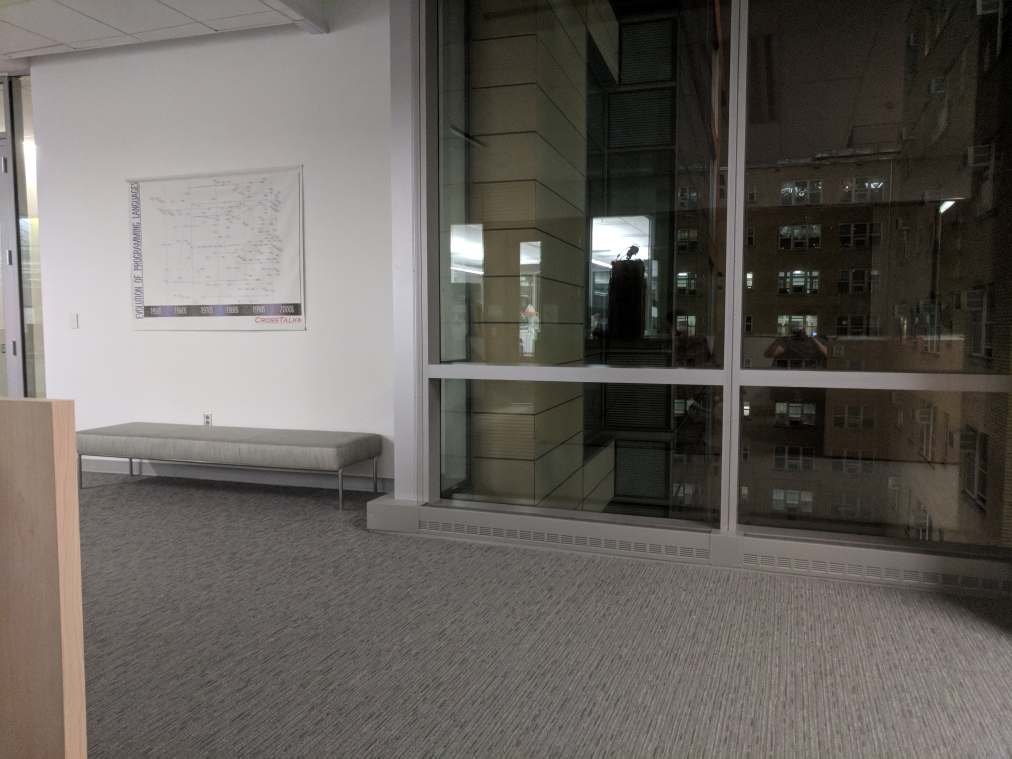
#> input picture src/panorama-stitching/images/image1.jpg, 4048 x 3036 px (shown at 1/4 size)
$ python stitch.py --1 images/image1.jpg --2 images/image2.jpg --3 images/image2.jpg --4 images/image2.jpg --5 images/image2.jpg --6 images/image2.jpg --7 images/image2.jpg --8 images/image2.jpg
#> lines starting #> are read from the running program, lines starting #| are printed output that depends on the picture
### src/panorama-stitching/panorama.py
# import the necessary packages
import numpy as np
import imutils
import cv2

#Assuming 2x4 grid of images, scan given directory for appropriate images. Images are organized with a date and a row_column identifier. For example, 2018_03_12_1_3 for
#the 3rd image in the first row. Perform left stitches on the first and second images of both rows, and right stitches on the third and fourth images as well. This is explained
#further in the readme. Finally, stitch together  bottom and stop rows using downward stitching.

class Stitcher:
	def __init__(self):
		# determine if we are using OpenCV v3.X
		self.isv3 = imutils.is_cv3()

	def panorama(self, color1, color2, color3, color4, thermal1, thermal2, thermal3, thermal4):
		color1=imutils.resize(color1, width=400)
		color2=imutils.resize(color2, width=400)
		color3=imutils.resize(color3, width=400)
		color4=imutils.resize(color4, width=400)
		thermal1=imutils.resize(thermal1, width=400)
		thermal2=imutils.resize(thermal2, width=400)
		thermal3=imutils.resize(thermal3, width=400)
		thermal4=imutils.resize(thermal4, width=400)

		stitcher = Stitcher()
		(ColorPanTop, ThermalPanTop) = stitcher.stitch([color1, color2, thermal1, thermal2], right=True)
		(ColorPanBottom, ThermalPanBottom) = stitcher.stitch([color3, color4, thermal3, thermal4], right=True)
		(ColorPanFull, ThermalPanFull) = stitcher.stitch([ColorPanTop, ColorPanBottom, ThermalPanTop, ThermalPanBottom], down=True)

		cv2.imshow("ColorPanTop", ColorPanTop)
		cv2.imshow("ThermalPanTop", ThermalPanTop)
		cv2.imshow("ColorPanBottom", ColorPanBottom)
		cv2.imshow("ColorPanFull", ColorPanFull)
		cv2.imshow("ThermalPanFull", ThermalPanFull)

	def stitch(self, images, ratio=0.75, reprojThresh=4.0,
		showMatches=False, left = False, right = False, down = False):
		# unpack the images, then detect keypoints and extract
		# local invariant descriptors from them
		(colorB, colorA, thermalB, thermalA) = images
		(kpsA, featuresA) = self.detectAndDescribe(colorA)
		(kpsB, featuresB) = self.detectAndDescribe(colorB)

		# match features between the  two images
		M = self.matchKeypoints(kpsA, kpsB,
			featuresA, featuresB, ratio, reprojThresh)

		# if the match is None, then there aren't enough matched keypoints to create a panorama
		if M is None:
			return None

		# otherwise, apply a perspective warp to stitch the images together
		(matches, H, status) = M
		#left stitching, meaning that the image on the left side is warped
		if left:
			#warpPerspective's first input is the image to be warped, thus imageB.
			#second is the homography matrix, and then the dimensions of the result
			#imageA is the base image, as in the one that is not altered
			#Thus we set the second half of the image to just be the original imageA
			#With the warped perspective it should match up close enough for a panorama
			result = cv2.warpPerspective(colorB, H,
				(colorA.shape[1] + colorB.shape[1], colorA.shape[0]))
			result[0:colorB.shape[0], colorB.shape[1]:(colorB.shape[1]*2)] = colorA
			#Now apply homography to stitch thermal
			resultThermal = cv2.warpPerspective(thermalB, H,
				thermalA.shape[1] + thermalB.shape[1], thermalA.shape[0])
			resultThermal[0:thermalB.shape[0], thermalB.shape[1]:(thermalB.shape[1]*2)] = thermalA
		#right stitching, meaning that the image on the right side is warped
		elif right:
			result = cv2.warpPerspective(colorA, H,
				(colorA.shape[1] + colorB.shape[1], colorA.shape[0]))
			result[0:colorB.shape[0], 0:colorB.shape[1]] = colorB

			resultThermal = cv2.warpPerspective(thermalA, H,
				(thermalA.shape[1] + thermalB.shape[1], thermalA.shape[0]))
			resultThermal[0:thermalB.shape[0], 0:thermalB.shape[1]] = thermalB
		#down stitching, meaning that the lower image is warped
		elif down:
			result = cv2.warpPerspective(colorA, H,
				(colorA.shape[1], colorA.shape[0] + colorB.shape[0]))
			result[0:colorB.shape[0], 0:colorB.shape[1]] = colorB

			resultThermal = cv2.warpPerspective(thermalA, H,
				(thermalA.shape[1], thermalA.shape[0] + thermalB.shape[0]))
			resultThermal[0:thermalB.shape[0], 0:thermalB.shape[1]] = thermalB

		# mostly for visualization/sanity check, visualize keypoint matches
		if showMatches:
			vis = self.drawMatches(colorB, colorA, kpsB, kpsA, matches,
				status)

			# return a tuple of the stitched image and the visualization
			return (result, resultThermal, vis)

		# return the stitched image
		return (result, resultThermal)

	def detectAndDescribe(self, image):
		# convert the image to grayscale
		gray = cv2.cvtColor(image, cv2.COLOR_BGR2GRAY)

		# check to see if we are using OpenCV 3.X
		if self.isv3:
			# detect and extract features from the image
			descriptor = cv2.xfeatures2d.SIFT_create()
			(kps, features) = descriptor.detectAndCompute(image, None)

		# otherwise, we are using OpenCV 2.4.X
		else:
			# detect keypoints in the image
			detector = cv2.FeatureDetector_create("SIFT")
			kps = detector.detect(gray)

			# extract features from the image
			extractor = cv2.DescriptorExtractor_create("SIFT")
			(kps, features) = extractor.compute(gray, kps)

		# convert the keypoints from KeyPoint objects to NumPy arrays
		kps = np.float32([kp.pt for kp in kps])

		# return a tuple of keypoints and features
		return (kps, features)

	def matchKeypoints(self, kpsA, kpsB, featuresA, featuresB,
		ratio, reprojThresh):
		# compute the raw matches and initialize the list of actual
		# matches
		matcher = cv2.DescriptorMatcher_create("BruteForce")
		rawMatches = matcher.knnMatch(featuresA, featuresB, 2)
		matches = []

		# loop over the raw matches
		for m in rawMatches:
			# ensure the distance is within a certain ratio of each
			# other (i.e. Lowe's ratio test)
			if len(m) == 2 and m[0].distance < m[1].distance * ratio:
				matches.append((m[0].trainIdx, m[0].queryIdx))

		# computing a homography requires at least 4 matches
		if len(matches) > 4:
			# construct the two sets of points
			ptsA = np.float32([kpsA[i] for (_, i) in matches])
			ptsB = np.float32([kpsB[i] for (i, _) in matches])

			# compute the homography between the two sets of points
			(H, status) = cv2.findHomography(ptsA, ptsB, cv2.RANSAC,
				reprojThresh)

			# return the matches along with the homograpy matrix
			# and status of each matched point
			return (matches, H, status)

		# otherwise, no homograpy could be computed
		return None

	# [20 lines left out: function drawMatches, not called in this run]

### src/panorama-stitching/stitch.py
# USAGE
# python stitch.py --11 images/lab_01.png --12 images/lab_12.png ... --24 images/lab_24

from panorama import Stitcher
import argparse
import imutils
import cv2

# construct the argument parse and parse the arguments
ap = argparse.ArgumentParser()

ap.add_argument("--1", required=True,
	help="path to the first image, first row")
ap.add_argument("--2", required=True,
	help="path to the second image, first row")
ap.add_argument("--3", required=True,
 	help="path to the first image, second row")
ap.add_argument("--4", required=True,
	help="path to the second image, second row")
ap.add_argument("--5", required=True,
	help="path to the first image, second row")
ap.add_argument("--6", required=True,
	help="path to the second image, second row")
ap.add_argument("--7", required=True,
	help="path to the third image, second row")
ap.add_argument("--8", required=True,
	help="path to the fourth image, second row")

args = vars(ap.parse_args())

color1 = cv2.imread(args["1"])
#> color1 is the input picture: shape (3036, 4048, 3); mean B, G, R 93.2, 97.9, 102.3
color2 = cv2.imread(args["2"])
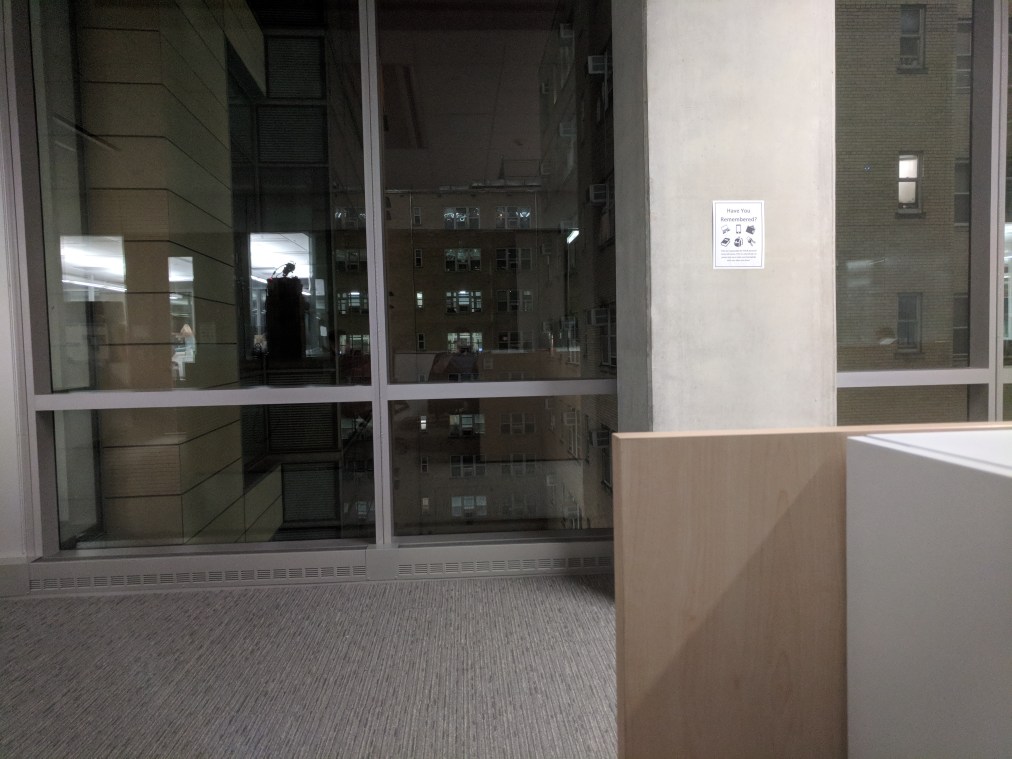
#> input picture src/panorama-stitching/images/image2.jpg, 4048 x 3036 px (shown at 1/4 size)
#> color2 is the input picture: shape (3036, 4048, 3); mean B, G, R 87.5, 92.7, 97.1
color3 = cv2.imread(args["3"])
color4 = cv2.imread(args["4"])
thermal1 = cv2.imread(args["5"])
thermal2 = cv2.imread(args["6"])
thermal3 = cv2.imread(args["7"])
thermal4 = cv2.imread(args["8"])

stitcher = Stitcher()
stitcher.panorama(color1, color2, color3, color4, thermal1, thermal2, thermal3, thermal4)
#> in panorama, `color1=imutils.resize(color1, width=400)`:
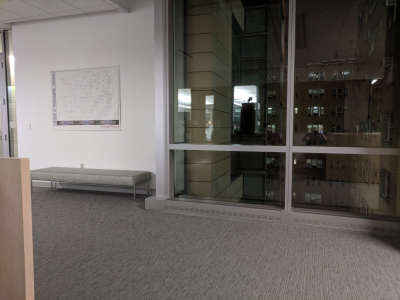
#> color1: shape (300, 400, 3); mean of channels 0, 1, 2 93.2, 97.9, 102.3; drawn as B, G, R
#> in panorama, `color2=imutils.resize(color2, width=400)`:
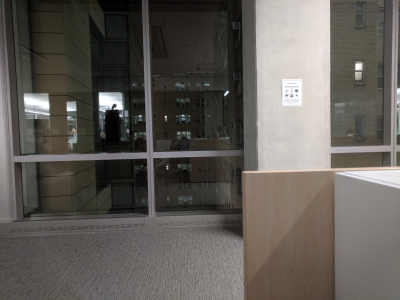
#> color2: shape (300, 400, 3); mean of channels 0, 1, 2 87.5, 92.7, 97.1; drawn as B, G, R
#> in detectAndDescribe, `kps = detector.detect(gray)`: kps = 241 keypoints; strongest (x, y, size): (108, 101, 13.8), (227, 92, 2), (114, 105, 2.4), (358, 66, 5)
#> in detectAndDescribe, `kps = np.float32([kp.pt for kp in kps])`: kps = 241 pairs, first value 15.04 to 395.8, second value 10.1 to 291.2
#> in stitch, `(kpsA, featuresA) = self.detectAndDescribe(colorA)`: kpsA has the same summary as kps in detectAndDescribe
#> in detectAndDescribe (call 2), `kps = detector.detect(gray)`: kps = 259 keypoints; strongest (x, y, size): (243, 94, 13.8), (374, 81, 2.5), (250, 99, 2.3), (184, 98, 10.1)
#> in stitch, `(kpsB, featuresB) = self.detectAndDescribe(colorB)`: kpsB = 259 pairs, first value 4.75 to 390.7, second value 4.14 to 282.4
#> in matchKeypoints, `rawMatches = matcher.knnMatch(featuresA, featuresB, 2)`: rawMatches = 241 matches
#> after the loop in matchKeypoints, `for m in rawMatches:`: matches = 56 pairs, first value 66 to 245, second value 3 to 225
#> in matchKeypoints, `ptsA = np.float32([kpsA[i] for (_, i) in matches])`: ptsA = 56 pairs, first value 17.6 to 357.8, second value 75.71 to 215.2
#> in matchKeypoints, `ptsB = np.float32([kpsB[i] for (i, _) in matches])`: ptsB = 56 pairs, first value 172 to 345.3, second value 74.52 to 208.1
#> in matchKeypoints, `(H, status) = cv2.findHomography(ptsA, ptsB, cv2.RANSAC, reprojThresh)`: H = [[0.529, 0.0547, 157], [-0.132, 0.928, 5.9], [-0.00116, 0.000305, 1]]; status = 56 values, max 1 at index 0, min 0 at index 30, mean 0.804
#> in stitch, `resultThermal[0:thermalB.shape[0], 0:thermalB.shape[1]] = thermalB`:
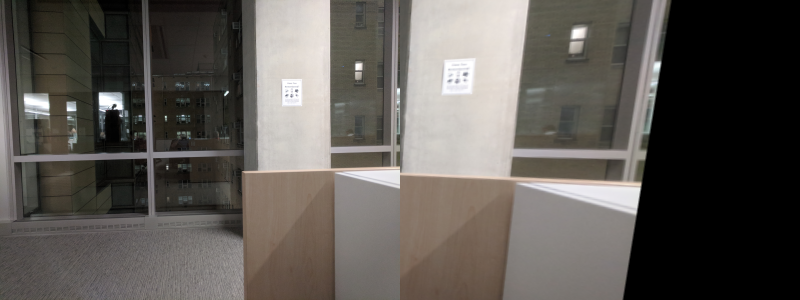
#> resultThermal: shape (300, 800, 3); mean of channels 0, 1, 2 84.4, 89.1, 93.4; drawn as B, G, R
#> call 2 of stitch, with ratio = 0.75, reprojThresh = 4, showMatches = False, left = False, right = True, down = False
#> in detectAndDescribe (call 3), `kps = detector.detect(gray)`: kps = 241 keypoints; strongest (x, y, size): (108, 101, 13.8), (227, 92, 2), (114, 105, 2.4), (358, 66, 5)
#> in stitch (call 2), `(kpsB, featuresB) = self.detectAndDescribe(colorB)`: kpsB = 241 pairs, first value 15.04 to 395.8, second value 10.1 to 291.2
#> in stitch (call 2), `(matches, H, status) = M`: matches = 241 pairs, first value 0 to 240, second value 0 to 240; H = [[1, -2.64e-16, 4.25e-14], [8.53e-17, 1, 1.17e-13], [9.05e-19, -9.57e-19, 1]]; status = 241 values from 1 to 1
#> in stitch (call 2), `result = cv2.warpPerspective(colorA, H, (colorA.shape[1] + colorB.shap..`:
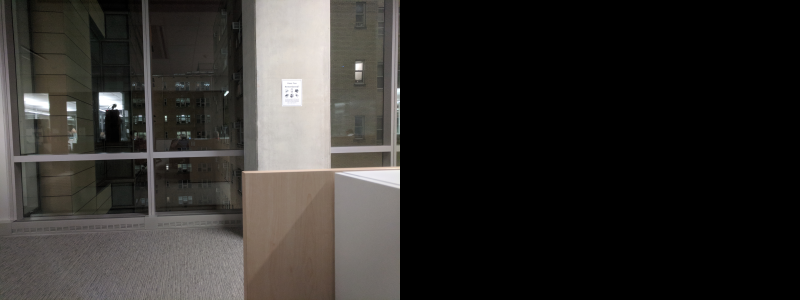
#> result: shape (300, 800, 3); mean of channels 0, 1, 2 43.8, 46.3, 48.5; drawn as B, G, R
#> call 3 of stitch, with ratio = 0.75, reprojThresh = 4, showMatches = False, left = False, right = False, down = True
#> in detectAndDescribe (call 5), `kps = detector.detect(gray)`: kps = 245 keypoints; strongest (x, y, size): (108, 101, 13.8), (227, 92, 2), (114, 105, 2.4), (398, 90, 2.5)
#> in stitch (call 3), `(kpsA, featuresA) = self.detectAndDescribe(colorA)`: kpsA = 245 pairs, first value 15.04 to 398.6, second value 10.13 to 291.2
#> in detectAndDescribe (call 6), `kps = detector.detect(gray)`: kps = 351 keypoints; strongest (x, y, size): (243, 94, 13.8), (374, 81, 2.5), (250, 99, 2.3), (184, 98, 10.1)
#> in stitch (call 3), `(kpsB, featuresB) = self.detectAndDescribe(colorB)`: kpsB = 351 pairs, first value 4.75 to 667.8, second value 4.14 to 290.2
#> in matchKeypoints (call 3), `rawMatches = matcher.knnMatch(featuresA, featuresB, 2)`: rawMatches = 245 matches
#> in stitch (call 3), `(matches, H, status) = M`: matches = 86 pairs, first value 66 to 348, second value 3 to 244; H = [[0.531, 0.046, 157], [-0.133, 0.915, 7.18], [-0.00115, 0.000267, 1]]; status = 86 values, max 1 at index 0, min 0 at index 11, mean 0.791
#> in stitch (call 3), `result[0:colorB.shape[0], 0:colorB.shape[1]] = colorB`:
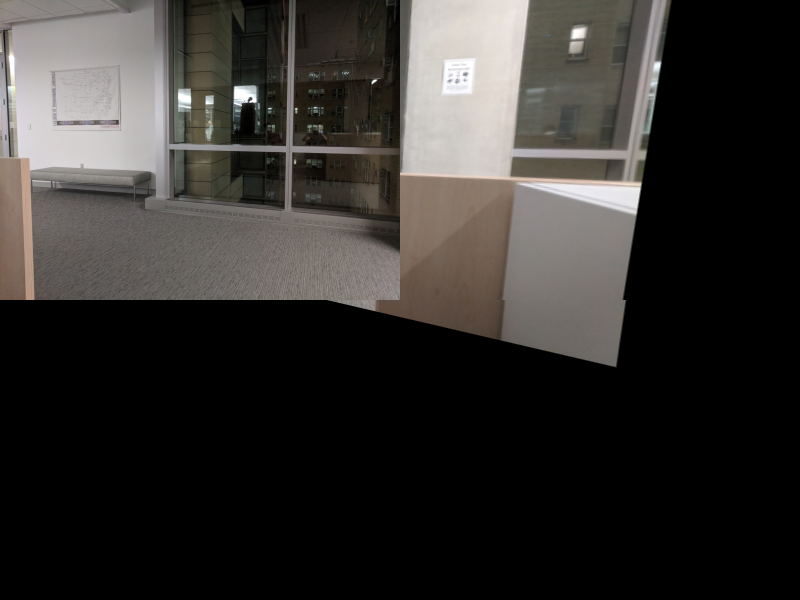
#> result: shape (600, 800, 3); mean of channels 0, 1, 2 45.5, 47.9, 50.2; drawn as B, G, R
#> in stitch (call 3), `resultThermal[0:thermalB.shape[0], 0:thermalB.shape[1]] = thermalB`:
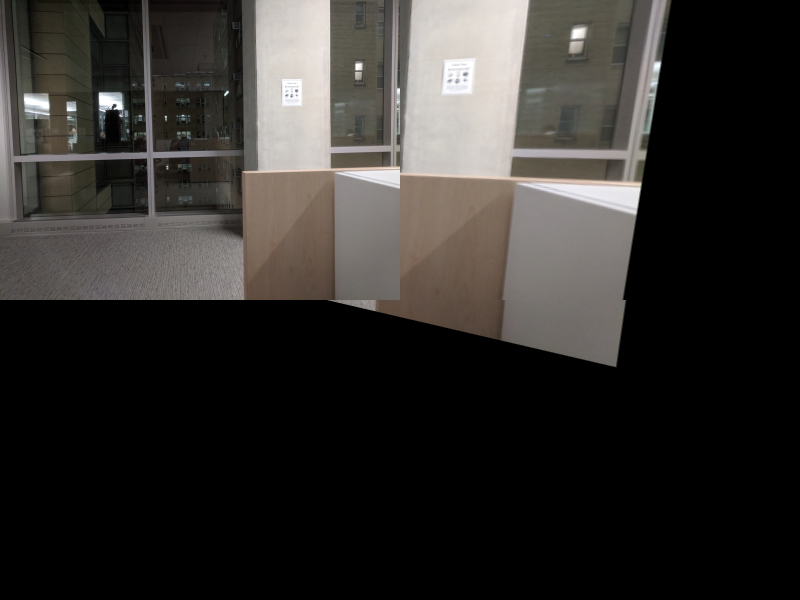
#> resultThermal: shape (600, 800, 3); mean of channels 0, 1, 2 44.1, 46.6, 48.9; drawn as B, G, R
# image2_1 = cv2.imread(args["21"])
# image2_2 = cv2.imread(args["22"])
# image2_3 = cv2.imread(args["23"])
# image2_4 = cv2.imread(args["24"])

# image1_1 = imutils.resize(image1_1, width=400)
# image1_2 = imutils.resize(image1_2, width=400)
# image1_3 = imutils.resize(image1_3, width=400)
# image1_4 = imutils.resize(image1_4, width=400)
# image2_1 = imutils.resize(image2_1, width=400)
# image2_2 = imutils.resize(image2_2, width=400)
# image2_3 = imutils.resize(image2_3, width=400)
# image2_4 = imutils.resize(image2_4, width=400)

# stitcher = Stitcher()
# stitcher.stitch_main("C://panorama-stitching/images")
# #First, stitch each half of the top row, 2 frames each
# (result1_12, vis1) = stitcher.stitch([image1_1, image1_2], showMatches=True, down=True)
# (result1_34, vis2) = stitcher.stitch([image1_3, image1_4], showMatches=True, left=True)
# #Next, take those results and stitch them together
# (result1, vis3) = stitcher.stitch([result1_12, result1_34], showMatches= True, right=True)

# #Do the same for the bottom row
# (result2_12, vis4) = stitcher.stitch([image2_1, image2_2], showMatches=True, right=True)
# (result2_34, vis5) = stitcher.stitch([image2_3, image2_4], showMatches=True, left=True)
# (result2, vis6) = stitcher.stitch([result2_12, result2_34], showMatches=True, right=True)

# #Finally, do a downward stitch of the top and bottom row
# (result3, vis7) = stitcher.stitch([result1, result2], showMatches=True, down=True)


# # show the images
# #cv2.imshow("Image 1A", image1A)
# #cv2.imshow("Image 1B", image1B)
# #cv2.imshow("Image 1C", image1C)
# #cv2.imshow("Image 1D", image1D)
# ##cv2.imshow("Keypoint Matches 1_3 and 1_4", vis2)
# #cv2.imshow("Keypoint Matches 1_12 and 1_34", vis3)
# cv2.imshow("Result1_12", result1_12)
# #cv2.imshow("Result1_34", result1_34)
# #cv2.imshow("Result1", result1)
# cv2.imshow("Keypoint Matches 1_1 and 2_1", vis1)
# cv2.imshow("Result12_1", result12_1)
cv2.waitKey(0)
